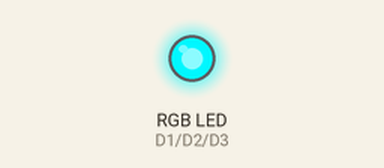
This program was run on a simulated ESP8266 (Wemos D1 mini). On the bench: an RGB LED mixed from three pins (HIGH = lit). What the program prints to the serial monitor is not drawn.

Above: at 1.45 s.
At 2.3 s:
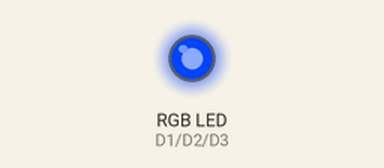
At 3.15 s:
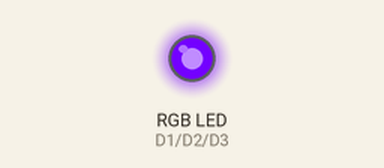
At 4.9 s:
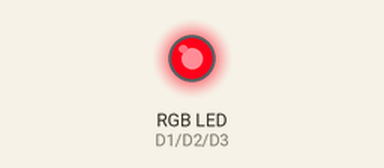
At 6.6 s:
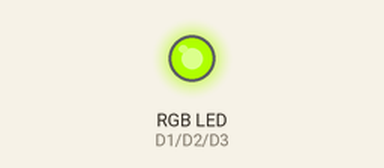
At 8.35 s:
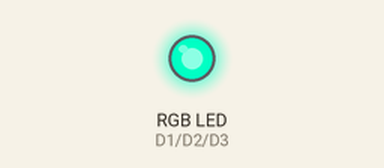
Timing chart, 0 to 10.8 s (numbered marks = the images above):
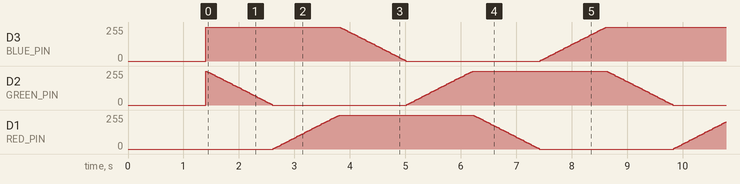

The program:

main.cpp
```cpp
#include "Arduino.h"

//RGB Test
//8266 Wemos D1 mini

// Define RGB LED pins (Wemos D1 mini pins)
#define RED_PIN D1    // GPIO5
#define GREEN_PIN D2  // GPIO4
#define BLUE_PIN D3   // GPIO0

// Variables for color cycling
int hue = 0;  // Color hue (0-360)
int cycleSpeed = 1;  // Speed of color change (higher = faster)

// Function to convert HSV to RGB
void setColorHSV(int h, int s, int v) {
  float hf = h / 60.0;
  int i = (int)hf;
  float f = hf - i;
  float p = v * (1.0 - s / 255.0);
  float q = v * (1.0 - s / 255.0 * f);
  float t = v * (1.0 - s / 255.0 * (1.0 - f));

  int r, g, b;

  switch(i % 6) {
    case 0: r = v; g = t; b = p; break;
    case 1: r = q; g = v; b = p; break;
    case 2: r = p; g = v; b = t; break;
    case 3: r = p; g = q; b = v; break;
    case 4: r = t; g = p; b = v; break;
    case 5: r = v; g = p; b = q; break;
  }

  // Write PWM values (0-255) - inverted for common anode LED
  analogWrite(RED_PIN, 255 - r);
  analogWrite(GREEN_PIN, 255 - g);
  analogWrite(BLUE_PIN, 255 - b);
}

void setup() {
  Serial.begin(115200);
  delay(500); // Give ESP8266 time to fully boot
  Serial.println(".");
  Serial.println("Setup RGB Test");

  // Setup RGB LED pins
  pinMode(RED_PIN, OUTPUT);
  pinMode(GREEN_PIN, OUTPUT);
  pinMode(BLUE_PIN, OUTPUT);

  Serial.println("Setup complete, entering loop");

  // 3 quick blinks to indicate setup is complete
  for (int i = 0; i < 3; i++) {
    digitalWrite(LED_BUILTIN, LOW);   // LED on
    delay(150);
    digitalWrite(LED_BUILTIN, HIGH);  // LED off
    delay(150);
  }
}

void loop() {
  // Cycle through colors smoothly
  setColorHSV(hue, 255, 255);  // Full saturation and brightness

  hue += cycleSpeed;
  if (hue >= 360) {
    hue = 0;
  }

  delay(20);  // Adjust this for smoother/faster cycling
}
```
